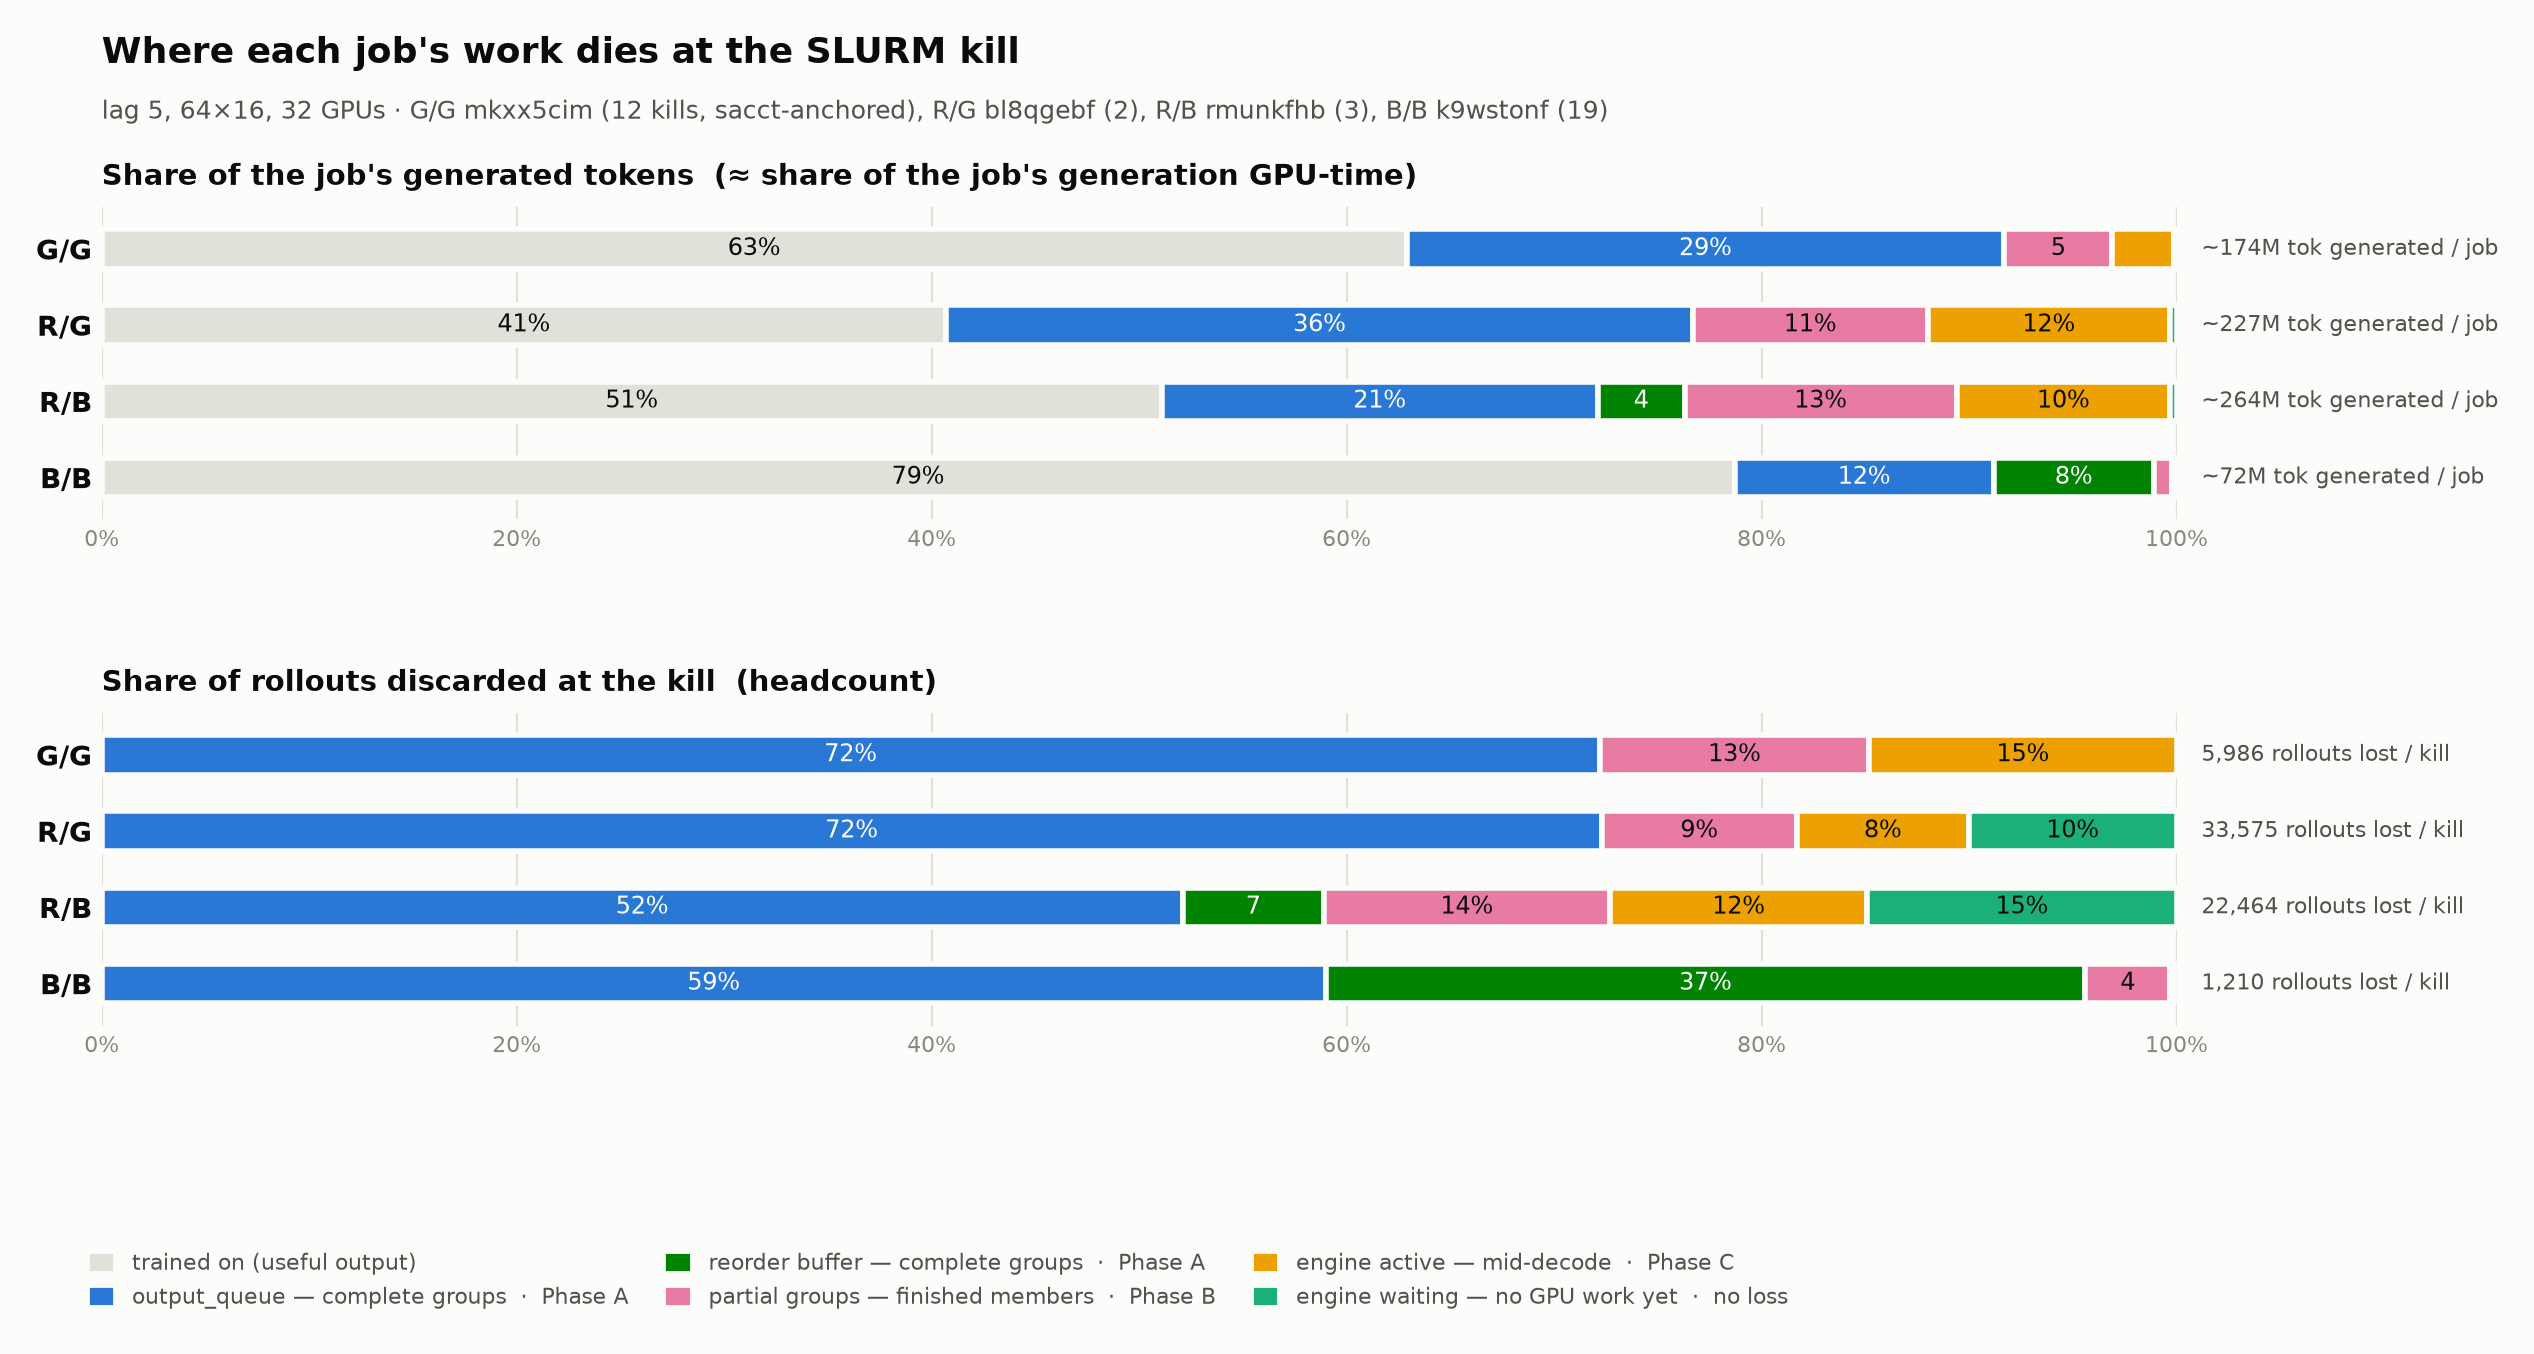

Reproduce this figure in Python.
# Generates bank_kill_waste.png — where a 4h job's work dies at the SLURM kill,
# measured on the 2026-07-17 runs (R/G bl8qgebf, R/B rmunkfhb; averaged per kill).
# Top panel: composition of the job's total generated tokens (incl. trained-on).
# Bottom panel: headcount composition of the rollouts discarded at the kill.
# Palette: dataviz reference categorical slots 1-5 (validated, fixed order);
# trained-on is neutral context, not a series.
import matplotlib.pyplot as plt
from matplotlib.patches import Patch

SURFACE = "#fcfcfb"
INK = "#0b0b0b"
INK2 = "#52514e"
MUTED = "#898781"
GRID = "#e1e0d9"
NEUTRAL = "#e1e0d9"  # trained-on (context, not a waste series)

CATS = [
    ("output_queue — complete groups", "#2a78d6", "Phase A"),
    ("reorder buffer — complete groups", "#008300", "Phase A"),
    ("partial groups — finished members", "#e87ba4", "Phase B"),
    ("engine active — mid-decode", "#eda100", "Phase C"),
    ("engine waiting — no GPU work yet", "#1baf7a", "no loss"),
]

# % of job's generated tokens (trained-on = remainder; snapshot/flow drift folded in)
tok = {
    "G/G": [28.8, 0.0, 5.2, 3.0, 0.1],
    "R/G": [36.0, 0.0, 11.3, 11.7, 0.3],
    "R/B": [21.0, 4.2, 13.1, 10.3, 0.3],
    "B/B": [12.5, 7.7, 0.9, 0.1, 0.1],
}
# % of rollouts discarded at the kill
cnt = {
    "G/G": [72.2, 0.0, 13.0, 14.8, 0.0],
    "R/G": [72.3, 0.0, 9.4, 8.3, 10.0],
    "R/B": [52.1, 6.8, 13.8, 12.4, 14.9],
    "B/B": [59.0, 36.6, 4.1, 0.2, 0.0],
}
tok_totals = {"G/G": "~174M tok generated / job", "R/G": "~227M tok generated / job",
              "R/B": "~264M tok generated / job", "B/B": "~72M tok generated / job"}
cnt_totals = {"G/G": "5,986 rollouts lost / kill", "R/G": "33,575 rollouts lost / kill",
              "R/B": "22,464 rollouts lost / kill", "B/B": "1,210 rollouts lost / kill"}

fig, axes = plt.subplots(2, 1, figsize=(11.4, 6.6), dpi=200)
fig.patch.set_facecolor(SURFACE)
plt.subplots_adjust(left=0.075, right=0.985, top=0.845, bottom=0.225, hspace=0.62)


def lum(hex_):
    h = hex_.lstrip("#")
    r, g, b = (int(h[i : i + 2], 16) / 255 for i in (0, 2, 4))
    return 0.2126 * r + 0.7152 * g + 0.0722 * b


def panel(ax, data, totals, title, with_trained):
    ax.set_facecolor(SURFACE)
    runs = list(data.keys())
    for spine in ax.spines.values():
        spine.set_visible(False)
    ax.set_xlim(0, 100)
    ax.set_ylim(-0.55, len(runs) - 0.45)
    ax.set_xticks(range(0, 101, 20))
    ax.set_xticklabels([f"{v}%" for v in range(0, 101, 20)], color=MUTED, fontsize=8)
    ax.xaxis.grid(True, color=GRID, linewidth=0.8)
    ax.set_axisbelow(True)
    ax.tick_params(length=0)
    ax.set_yticks(range(len(runs)))
    ax.set_yticklabels(runs, color=INK, fontsize=10, fontweight="bold")
    ax.invert_yaxis()  # first run (R/G) on top, matching the doc's table order
    ax.set_title(title, loc="left", color=INK, fontsize=10.5, fontweight="bold", pad=8)

    for yi, run in enumerate(runs):
        y = yi
        left = 0.0
        segs = []
        if with_trained:
            trained = 100.0 - sum(data[run])
            segs.append((trained, NEUTRAL, "trained on"))
        segs += [(v, c, lab) for (lab, c, _), v in zip(CATS, data[run])]
        for v, color, lab in segs:
            if v <= 0:
                continue
            ax.barh(y, v, left=left, height=0.52, color=color,
                    edgecolor=SURFACE, linewidth=2, zorder=3)
            if v >= 4.0:
                txt = f"{v:.0f}%" if v >= 7 else f"{v:.0f}"
                ink = INK if lum(color) > 0.45 else "#ffffff"
                ax.text(left + v / 2, y, txt, ha="center", va="center",
                        color=ink, fontsize=8.5, zorder=4)
            left += v
        ax.text(101.2, y, totals[run], ha="left", va="center",
                color=INK2, fontsize=8, clip_on=False)


panel(axes[0], tok, tok_totals,
      "Share of the job's generated tokens  (≈ share of the job's generation GPU-time)",
      with_trained=True)
panel(axes[1], cnt, cnt_totals,
      "Share of rollouts discarded at the kill  (headcount)",
      with_trained=False)

fig.suptitle("Where each job's work dies at the SLURM kill",
             x=0.075, y=0.975, ha="left", color=INK, fontsize=13, fontweight="bold")
fig.text(0.075, 0.912,
         "lag 5, 64×16, 32 GPUs · G/G mkxx5cim (12 kills, sacct-anchored), R/G bl8qgebf (2), R/B rmunkfhb (3), B/B k9wstonf (19)",
         color=INK2, fontsize=9)

handles = [Patch(facecolor=NEUTRAL, edgecolor=SURFACE, label="trained on (useful output)")]
handles += [
    Patch(facecolor=c, edgecolor=SURFACE, label=f"{lab}  ·  {phase}")
    for lab, c, phase in CATS
]
fig.legend(handles=handles, loc="lower left", bbox_to_anchor=(0.06, -0.005),
           ncol=3, frameon=False, fontsize=8, labelcolor=INK2, handlelength=1.2,
           handleheight=1.0, columnspacing=1.6)

out = "/Users/laurad/dev/adlr/rollout_bank_design_assets/bank_kill_waste.png"
fig.savefig(out, facecolor=SURFACE, bbox_inches="tight", pad_inches=0.18)
print("wrote", out)
